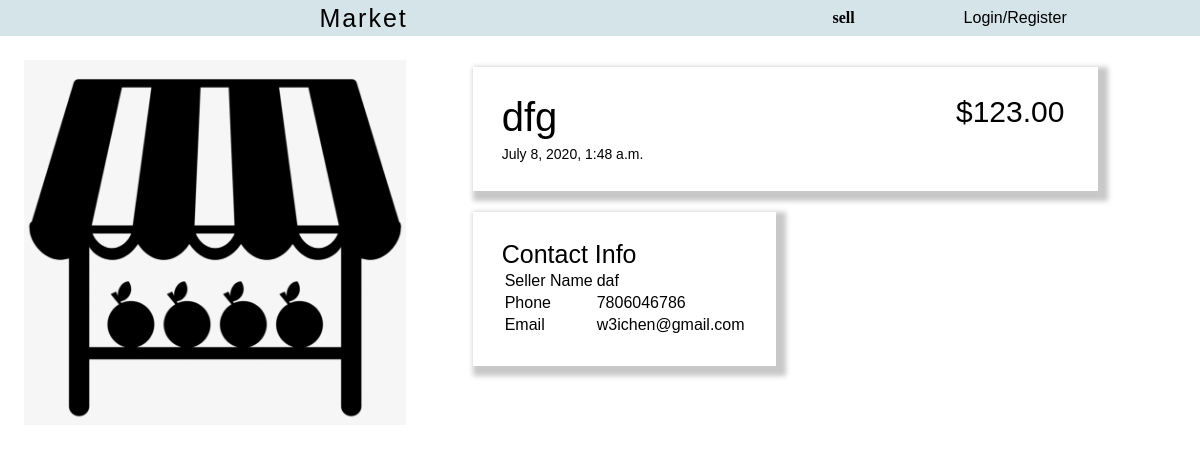
The app's page /item/36/detail with its own data.
### sell/models.py (models this page shows)
class Product(models.Model):
	item = models.CharField(max_length=100, blank=False)
	price = models.DecimalField(decimal_places=2,max_digits=50, blank=False)
	image = models.ImageField(default='default.png',upload_to='item_pics')
	description = models.TextField(blank=True)
	seller_name = models.CharField(max_length=100, blank=False)
	phone = models.DecimalField(max_digits=10,decimal_places=0)
	email = models.EmailField(max_length=100)
	date_posted = models.DateTimeField(default=timezone.now)
	user = models.ForeignKey(User,null=True,on_delete=models.CASCADE)

### sell/views.py (the view)
# urls.py: path('item/<int:id>/detail', sell_views.item_detail, name='detail'),
def item_detail(request,id):
	context = {
		'product':Product.objects.get(id=id)
	}
	return render(request, 'sell/item_detail.html', context)

### sell/templates/sell/item_detail.html (shortened to what this page needs)
{%extends "sell/base.html"%}
{% block content %}
<div style="display: inline-flex; width: 100%;">
<div class="item-left">
	<img src="{{product.image.url}}" width="100%">
</div>
<div class="item-right">
	<div class="item-info">
		<div style="display: inline-flex; width: 100%;">
			<div class="title">{{product.item}}</div>
			<div class="price">${{product.price}} </div>
		</div>
		<div class="date">{{product.date_posted}}</div>
	</div>
	<div class="contact">
		<div class="contact-title">Contact Info</div>
		<table>
			<tr>
				<td>Seller Name</td>
				<td>{{product.seller_name}}</td>
			</tr>
			<tr>
				<td>Phone</td>
				<td>{{product.phone}}</td>
			</tr>
			<tr>
				<td>Email</td>
				<td>{{product.email}}</td>
			</tr>
		</table>
	</div>
</div>
</div>
{% endblock content %}

### sell/templates/sell/item_detail.html (style rules this page uses)
.item-left { margin: 2%; width: 35%; }
.item-right { margin: 2%; width: 65%; padding-left: 1%; text-align: left; }
.item-info { margin: 1%; box-shadow: 5px 5px 5px 5px rgb(200,200,200); padding: 4%; width: 80%; }
.title { font-size: 40px; padding-bottom: 1%; width: 80%; margin: 0; }
.price { font-size: 30px; font-weight: 500; margin-left: 50%; width: 20%; margin: 0; }
.date { font-size: 14px; }
.contact { margin: 1%; margin-top: 3%; box-shadow: 5px 5px 5px 5px rgb(200,200,200); padding: 4%; width: max-content; }
.contact-title { font-size: 25px; }

### sell/templates/sell/base.html (style rules this page uses)
body { margin: 0; font-family: 'calibri light','arial','calibri'; text-align: center; }

### records on screen
Product: image (placeholder picture), item "dfg", price "123.00", date_posted "July 8, 2020, 1:48 a.m.", seller_name "daf", phone "7806046786", email "w3ichen@gmail.com"
